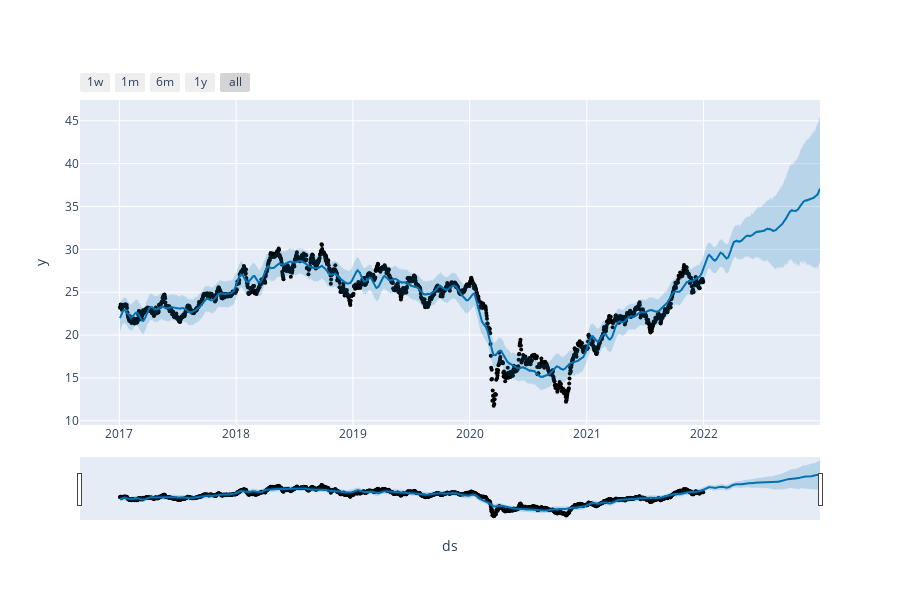

This figure's notebook cell:
### Code cell
plot_plotly(model_year, forecast_year)

### Figure 1 — Plotly figure (JSON) as saved in the notebook; plotly's stock layout.template omitted (floating-point values rounded to 4 significant figures; data arrays with more than 128 entries replaced by an {"elided": "..."} marker saying what was removed)
{"data": [{"marker": {"color": "black", "size": 4}, "mode": "markers", "name": "Actual", "type": "scatter", "x": {"elided": "1824 str values"}, "y": {"elided": "1824 float values"}}, {"hoverinfo": "skip", "line": {"width": 0}, "mode": "lines", "type": "scatter", "x": {"elided": "2189 str values"}, "y": {"elided": "2189 float values"}}, {"fill": "tonexty", "fillcolor": "rgba(0, 114, 178, 0.2)", "line": {"color": "#0072B2", "width": 2}, "mode": "lines", "name": "Predicted", "type": "scatter", "x": {"elided": "2189 str values"}, "y": {"elided": "2189 float values"}}, {"fill": "tonexty", "fillcolor": "rgba(0, 114, 178, 0.2)", "hoverinfo": "skip", "line": {"width": 0}, "mode": "lines", "type": "scatter", "x": {"elided": "2189 str values"}, "y": {"elided": "2189 float values"}}], "layout": {"height": 600, "showlegend": false, "width": 900, "xaxis": {"rangeselector": {"buttons": [{"count": 7, "label": "1w", "step": "day", "stepmode": "backward"}, {"count": 1, "label": "1m", "step": "month", "stepmode": "backward"}, {"count": 6, "label": "6m", "step": "month", "stepmode": "backward"}, {"count": 1, "label": "1y", "step": "year", "stepmode": "backward"}, {"step": "all"}]}, "rangeslider": {"visible": true}, "title": {"text": "ds"}, "type": "date"}, "yaxis": {"title": {"text": "y"}}}}
